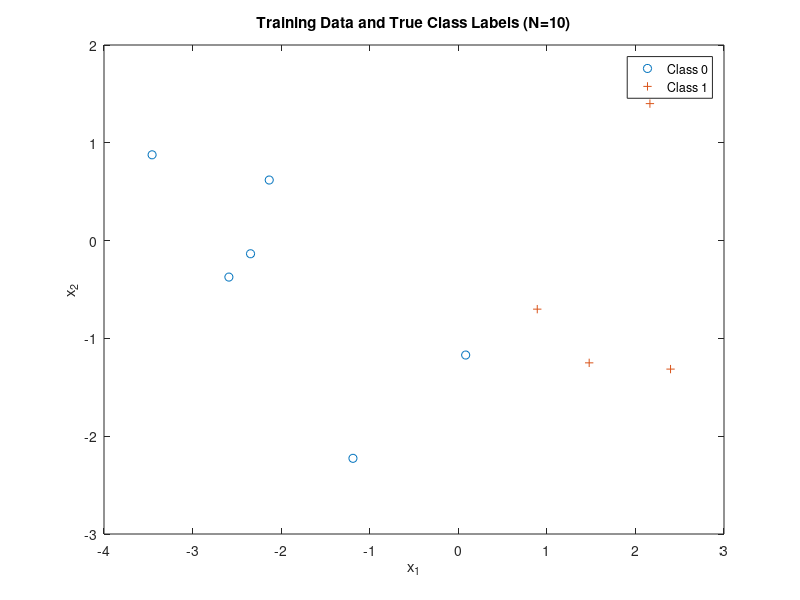

This figure's MATLAB source: (Note: this script raises an error after producing the figure.)
%% ================== Generate and Plot Training Set ================== %%
clear all; close all; clc;

n = 2;      % number of feature dimensions
N_10 = 10;  % number of iid samples
N_100 = 100;
N_1000 = 1000;

% parallel distributions
mu(:,1) = [-2;0]; Sigma(:,:,1) = [1 -0.9;-0.9 2];
mu(:,2) = [2;0]; Sigma(:,:,2) = [2 0.9;0.9 1]; 
%mu(:,1) = [3;0]; Sigma(:,:,1) = [5 0.1;0.1 .5]; 
%mu(:,2) = [0;0]; Sigma(:,:,2) = [.5 0.1;0.1 5];

% Class priors for class 0 and 1 respectively
p = [0.5,0.5]; 

% Generating true class labels
label_10 = (rand(1,N_10) >= p(1))';
Nc_10 = [length(find(label_10==0)),length(find(label_10==1))];

% Draw samples from each class pdf
x = zeros(N_10,n); 
for L = 0:1
    x(label_10==L,:) = mvnrnd(mu(:,L+1),Sigma(:,:,L+1),Nc_10(L+1));
end

%Plot samples with true class labels
figure(1);
plot(x(label_10==0,1),x(label_10==0,2),'o',x(label_10==1,1),x(label_10==1,2),'+');
legend('Class 0','Class 1'); title('Training Data and True Class Labels (N=10)');
xlabel('x_1'); ylabel('x_2'); hold on;

%% ======================== Logistic Regression ======================= %%
% Initialize fitting parameters
x = [ones(N_10, 1) x];
initial_theta = zeros(n+1, 1);
label_10=double(label_10);

% Compute gradient descent to get theta values
[theta, cost] = gradient_descent(x,N_10,label_10,initial_theta,1,10);
[theta2, cost2] = fminsearch(@(t)(cost_func(t, x, label_10, N_10)), initial_theta);

% Choose points to draw boundary line
plot_x1 = [min(x(:,2))-2,  max(x(:,2))+2];                      
plot_x2(1,:) = (-1./theta(3)).*(theta(2).*plot_x1 + theta(1));  
plot_x2(2,:) = (-1./theta2(3)).*(theta2(2).*plot_x1 + theta2(1)); % fminsearch

% Plot decision boundary
plot(plot_x1, plot_x2(1,:), plot_x1, plot_x2(2,:));  
axis([plot_x1(1), plot_x1(2), min(x(:,3))-2, max(x(:,3))+2]);
legend('Class 0', 'Class 1', ' Classifier (from scratch)', 'Classifier (fminsearch)');

% Plot cost function
figure(2); plot(1-cost);
title('Calculated Cost (N=10)');
xlabel('Iteration number'); ylabel('Cost');

%% ================= Training and Regression for N=100 ================= %%

label_100 = (rand(1,N_100) >= p(1))';
Nc_100 = [length(find(label_100==0)),length(find(label_100==1))];

% Draw samples from each class pdf
x = zeros(N_100,n); 
for L = 0:1
    x(label_100==L,:) = mvnrnd(mu(:,L+1),Sigma(:,:,L+1),Nc_100(L+1));
end

figure(3);
plot(x(label_100==0,1),x(label_100==0,2),'o',x(label_100==1,1),x(label_100==1,2),'+');
legend('Class 0','Class 1'); title('Training Data and True Class Labels (N=100)');
xlabel('x_1'); ylabel('x_2'); hold on;

% Initialize fitting parameters
x = [ones(N_100, 1) x];
initial_theta = zeros(n+1, 1);
label_100=double(label_100);

% Compute gradient descent to get theta values
[theta3, cost3] = gradient_descent(x,N_100,label_100,initial_theta,1,100);
[theta4, cost4] = fminsearch(@(t)(cost_func(t, x, label_100, N_100)), initial_theta);

% Choose points to draw boundary line
plot_x3 = [min(x(:,2))-2,  max(x(:,2))+2];                      
plot_x4(1,:) = (-1./theta3(3)).*(theta3(2).*plot_x3 + theta3(1));  
plot_x4(2,:) = (-1./theta4(3)).*(theta4(2).*plot_x3 + theta4(1)); % fminsearch

% Plot decision boundary
plot(plot_x3, plot_x4(1,:), plot_x3, plot_x4(2,:));  
axis([plot_x3(1), plot_x3(2), min(x(:,3))-2, max(x(:,3))+2]);
legend('Class 0', 'Class 1', ' Classifier (from scratch)', 'Classifier (fminsearch)');

% Plot cost function
figure(4); plot(1-cost3);
title('Calculated Cost (N=100)');
xlabel('Iteration number'); ylabel('Cost');

%% ================= Training and Regression for N=1000 ================= %%

label_1000 = (rand(1,N_1000) >= p(1))';
Nc_1000 = [length(find(label_1000==0)),length(find(label_1000==1))];

x = zeros(N_1000,n); 
for L = 0:1
    x(label_1000==L,:) = mvnrnd(mu(:,L+1),Sigma(:,:,L+1),Nc_1000(L+1));
end

figure(5);
plot(x(label_1000==0,1),x(label_1000==0,2),'o',x(label_1000==1,1),x(label_1000==1,2),'+');
legend('Class 0','Class 1'); title('Training Data and True Class Labels (N=1000)');
xlabel('x_1'); ylabel('x_2'); hold on;

% Initialize fitting parameters
x = [ones(N_1000, 1) x];
initial_theta = zeros(n+1, 1);
label_1000=double(label_1000);

% Compute gradient descent to get theta values
[theta5, cost5] = gradient_descent(x,N_1000,label_1000,initial_theta,1,1000);
[theta6, cost6] = fminsearch(@(t)(cost_func(t, x, label_1000, N_1000)), initial_theta);

% Choose points to draw boundary line
plot_x5 = [min(x(:,2))-2,  max(x(:,2))+2];                      
plot_x6(1,:) = (-1./theta5(3)).*(theta5(2).*plot_x5 + theta5(1));  
plot_x6(2,:) = (-1./theta6(3)).*(theta6(2).*plot_x5 + theta6(1)); % fminsearch

% Plot decision boundary
plot(plot_x5, plot_x6(1,:), plot_x5, plot_x6(2,:));  
axis([plot_x5(1), plot_x5(2), min(x(:,3))-2, max(x(:,3))+2]);
legend('Class 0', 'Class 1', ' Classifier (from scratch)', 'Classifier (fminsearch)');
    
% Plot cost function
figure(6); plot(1-cost5);
title('Calculated Cost (N=1000)');
xlabel('Iteration number'); ylabel('Cost');
%% ====================== Generate Test Data Set ====================== %%
N_test = 10000;

% Generating true class labels
label_test = (rand(1,N_test) >= p(1))';
Nc_test = [length(find(label_test==0)),length(find(label_test==1))];

% Draw samples from each class pdf
x_test = zeros(N_test,n); 
for L = 0:1
    x_test(label_test==L,:) = mvnrnd(mu(:,L+1),Sigma(:,:,L+1),Nc_test(L+1));
end

%% ========================= Test Classifier ========================== %%
% Coefficients for decision boundary line equation
coeff_10(1,:) = polyfit([plot_x1(1), plot_x1(2)], [plot_x2(1,1), plot_x2(1,2)], 1);
coeff_10(2,:) = polyfit([plot_x1(1), plot_x1(2)], [plot_x2(2,1), plot_x2(2,2)], 1); %fminsearch
% Decide based on which side of the line each point is on
for i = 1:2
    if coeff_10(i,1) >= 0
        decision_10(:,i) = (coeff_10(i,1).*x_test(:,1) + coeff_10(i,2)) < x_test(:,2);
    else
        decision_10(:,i) = (coeff_10(i,1).*x_test(:,1) + coeff_10(i,2)) > x_test(:,2);
    end
end

fprintf('For N=10 Training Samples:\n');
error1 = plot_test_data(decision_10(:,1), label_test, Nc_test, p, 7, x_test, plot_x1, plot_x2(1,:));
title('Test Data Classification (from scratch) (N=10)');
xlabel('x_1'); ylabel('x_2');
fprintf('Total error (classifier from scratch): %.2f%%\n',100-error1);

error2 = plot_test_data(decision_10(:,2), label_test, Nc_test, p, 8, x_test, plot_x1, plot_x2(2,:));
title('Test Data Classification (using fminsearch) (N=10)');
xlabel('x_1'); ylabel('x_2');
fprintf('Total error (classifier using fminsearch): %.2f%%\n',100-error2);


coeff_100(1,:) = polyfit([plot_x3(1), plot_x3(2)], [plot_x4(1,1), plot_x4(1,2)], 1);
coeff_100(2,:) = polyfit([plot_x3(1), plot_x3(2)], [plot_x4(2,1), plot_x4(2,2)], 1); %fminsearch
% Decide based on which side of the line each point is on
for i = 1:2
    if coeff_100(i,1) >= 0
        decision_100(:,i) = (coeff_100(i,1).*x_test(:,1) + coeff_100(i,2)) < x_test(:,2);
    else
        decision_100(:,i) = (coeff_100(i,1).*x_test(:,1) + coeff_100(i,2)) > x_test(:,2);
    end
end

fprintf('For N=100 Training Samples:\n');
error3 = plot_test_data(decision_100(:,1), label_test, Nc_test, p, 9, x_test, plot_x3, plot_x4(1,:));
title('Test Data Classification (from scratch) (N=100)');
xlabel('x_1'); ylabel('x_2');
fprintf('Total error (classifier from scratch): %.2f%%\n',100-error3);

error4 = plot_test_data(decision_100(:,2), label_test, Nc_test, p, 10, x_test, plot_x3, plot_x4(2,:));
title('Test Data Classification (using fminsearch) (N=100)');
xlabel('x_1'); ylabel('x_2');
fprintf('Total error (classifier using fminsearch): %.2f%%\n',100-error4);

coeff_1000(1,:) = polyfit([plot_x5(1), plot_x5(2)], [plot_x6(1,1), plot_x6(1,2)], 1);
coeff_1000(2,:) = polyfit([plot_x5(1), plot_x5(2)], [plot_x6(2,1), plot_x6(2,2)], 1); %fminsearch
% Decide based on which side of the line each point is on
for i = 1:2
    if coeff_1000(i,1) >= 0
        decision_1000(:,i) = (coeff_1000(i,1).*x_test(:,1) + coeff_1000(i,2)) < x_test(:,2);
    else
        decision_1000(:,i) = (coeff_1000(i,1).*x_test(:,1) + coeff_1000(i,2)) > x_test(:,2);
    end
end

fprintf('For N=1000 Training Samples:\n');
error5 = plot_test_data(decision_1000(:,1), label_test, Nc_test, p, 11, x_test, plot_x1, plot_x2(1,:));
title('Test Data Classification (from scratch) (N=1000)');
xlabel('x_1'); ylabel('x_2');
fprintf('Total error (classifier from scratch): %.2f%%\n',100-error5);

error6 = plot_test_data(decision_1000(:,2), label_test, Nc_test, p, 12, x_test, plot_x1, plot_x2(2,:));
title('Test Data Classification (using fminsearch) (N=1000)');
xlabel('x_1'); ylabel('x_2');
fprintf('Total error (classifier using fminsearch): %.2f%%\n',100-error6);


%% ============================ Functions ============================= %%
function [theta, cost] = gradient_descent(x, N, label, theta, alpha, num_iters)
    cost = zeros(num_iters, 1);
    for i = 1:num_iters % while norm(cost_gradient) > threshold
        h = 1 ./ (1 + exp(-x*theta));	% Sigmoid function   
        cost(i) = (-1/N)*((sum(label' * log(h)))+(sum((1-label)' * log(1-h))));
        cost_gradient = (1/N)*(x' * (h - label));
        theta = theta - (alpha.*cost_gradient); % Update theta
    end
end
   
function cost = cost_func(theta, x, label,N)
    h = 1 ./ (1 + exp(-x*theta));	% Sigmoid function
    cost = (-1/N)*((sum(label' * log(h)))+(sum((1-label)' * log(1-h))));
end

function error = plot_test_data(decision, label, Nc, p, fig, x, plot_x1, plot_x2)
    ind00 = find(decision==0 & label==0); % true negative
    ind10 = find(decision==1 & label==0); p10 = length(ind10)/Nc(1); % false positive
    ind01 = find(decision==0 & label==1); p01 = length(ind01)/Nc(2); % false negative
    ind11 = find(decision==1 & label==1); % true positive
    error = (p10*p(1) + p01*p(2))*100;

    % Plot decisions and decision boundary
    figure(fig);
    plot(x(ind00,1),x(ind00,2),'or'); hold on,
    plot(x(ind10,1),x(ind10,2),'og'); hold on,
    plot(x(ind01,1),x(ind01,2),'+g'); hold on,
    plot(x(ind11,1),x(ind11,2),'+r'); hold on,
    plot(plot_x1, plot_x2);
    axis([plot_x1(1), plot_x1(2), min(x(:,2))-2, max(x(:,2))+2])
    legend('Class 0 Wrong Decisions','Class 0 Correct Decisions','Class 1 Correct Decisions','Class 1 Wrong Decisions','Classifier');
end